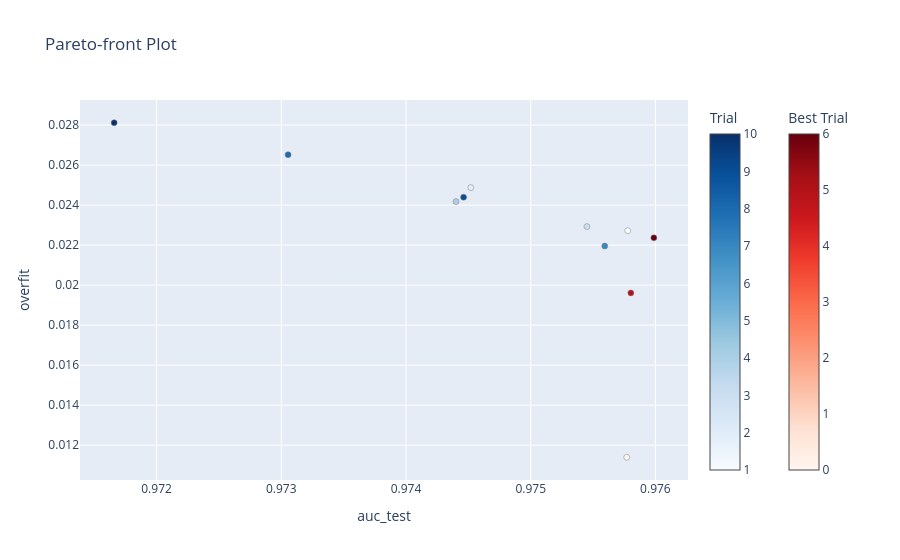
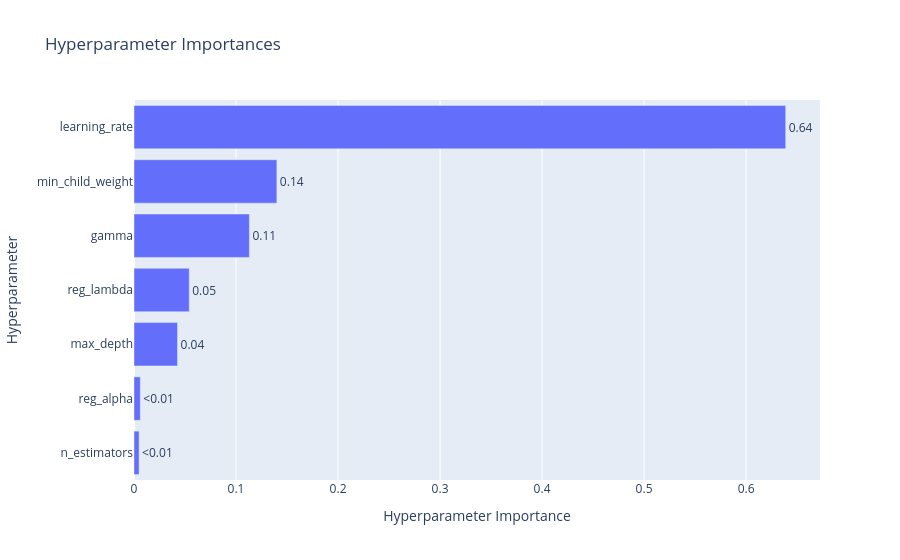
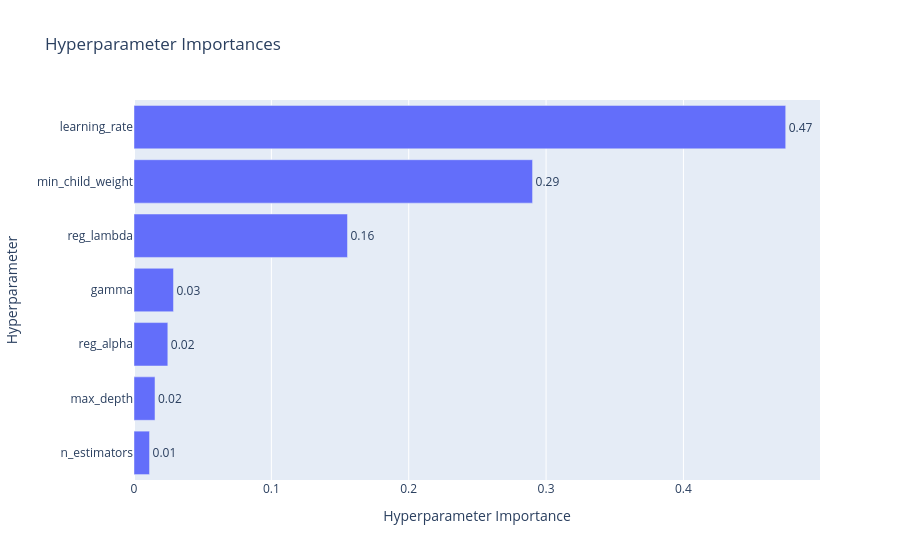

Here is the notebook cell these charts were saved with, in order:
### Code cell
optuna.visualization.plot_pareto_front(xgb_study, target_names=['auc_test', 'overfit']).show()
optuna.visualization.plot_param_importances(xgb_study, target=lambda t: t.values[0], target_name="auc_test").show()
optuna.visualization.plot_param_importances(xgb_study, target=lambda t: t.values[1], target_name="overfit").show()


print("总试验次数：", len(xgb_study.trials))

print("帕累托最优解集(Pareto front):")
trials = sorted(xgb_study.best_trials, key=lambda t: t.values) # 对字典best_trials按values从小到达排序
for trial in trials:
    print("     Trial:", trial.number)
    print(f"    Values: auc_test={trial.values[0]}, overfit={ trial.values[1]}")
    print("    Params: ", trial.params, '\n')


#optuna.visualization.plot_optimization_history(xgb_study).show()
#optuna.visualization.plot_param_importances(xgb_study).show()
#optuna.visualization.plot_slice(xgb_study).show()
#optuna.visualization.plot_parallel_coordinate(xgb_study).show()
# Get the best hyperparameters for each model
#best_xgb_params = xgb_study.best_params
#print(best_xgb_params)

### Figure 1 — Plotly figure (JSON) as saved in the notebook; plotly's stock layout.template omitted (floating-point values rounded to 4 significant figures)
{"data": [{"hovertemplate": "%{text}<extra>Trial</extra>", "marker": {"color": [1, 2, 3, 4, 7, 8, 9, 10], "colorbar": {"title": {"text": "Trial"}}, "colorscale": [[0, "rgb(247,251,255)"], [0.125, "rgb(222,235,247)"], [0.25, "rgb(198,219,239)"], [0.375, "rgb(158,202,225)"], [0.5, "rgb(107,174,214)"], [0.625, "rgb(66,146,198)"], [0.75, "rgb(33,113,181)"], [0.875, "rgb(8,81,156)"], [1, "rgb(8,48,107)"]], "line": {"color": "Grey", "width": 0.5}}, "mode": "markers", "showlegend": false, "text": ["{<br>  \"number\": 1,<br>  \"values\": [<br>    0.9757780906501765,<br>    0.02272023443079496<br>  ],<br>  \"params\": {<br>    \"learning_rate\": 0.1479705148409399,<br>    \"n_estimators\": 1000,<br>    \"max_depth\": 4,<br>    \"min_child_weight\": 95,<br>    \"gamma\": 0.22205056318365496,<br>    \"reg_alpha\": 4.515182336489202,<br>    \"reg_lambda\": 3.786928557645651<br>  }<br>}", "{<br>  \"number\": 2,<br>  \"values\": [<br>    0.9745197935246661,<br>    0.024875009797141856<br>  ],<br>  \"params\": {<br>    \"learning_rate\": 0.41390329949313104,<br>    \"n_estimators\": 300,<br>    \"max_depth\": 6,<br>    \"min_child_weight\": 93,<br>    \"gamma\": 0.42472303347698553,<br>    \"reg_alpha\": 4.418900302081373,<br>    \"reg_lambda\": 7.644858146984573<br>  }<br>}", "{<br>  \"number\": 3,<br>  \"values\": [<br>    0.9754512330597745,<br>    0.022926411553589654<br>  ],<br>  \"params\": {<br>    \"learning_rate\": 0.348998003056092,<br>    \"n_estimators\": 800,<br>    \"max_depth\": 3,<br>    \"min_child_weight\": 54,<br>    \"gamma\": 0.05305540657413481,<br>    \"reg_alpha\": 2.2677343267250003,<br>    \"reg_lambda\": 0.22631621761447096<br>  }<br>}", "{<br>  \"number\": 4,<br>  \"values\": [<br>    0.9744010932129695,<br>    0.02417435754003283<br>  ],<br>  \"params\": {<br>    \"learning_rate\": 0.415742979116516,<br>    \"n_estimators\": 150,<br>    \"max_depth\": 6,<br>    \"min_child_weight\": 95,<br>    \"gamma\": 0.35757987380096073,<br>    \"reg_alpha\": 1.158870179575679,<br>    \"reg_lambda\": 5.895596897144778<br>  }<br>}", "{<br>  \"number\": 7,<br>  \"values\": [<br>    0.9755939688221632,<br>    0.02195154925394527<br>  ],<br>  \"params\": {<br>    \"learning_rate\": 0.2554948959632803,<br>    \"n_estimators\": 350,<br>    \"max_depth\": 4,<br>    \"min_child_weight\": 87,<br>    \"gamma\": 0.06662490934128854,<br>    \"reg_alpha\": 0.06113241545077523,<br>    \"reg_lambda\": 1.297913256056839<br>  }<br>}", "{<br>  \"number\": 8,<br>  \"values\": [<br>    0.973054488364163,<br>    0.026519249570952752<br>  ],<br>  \"params\": {<br>    \"learning_rate\": 0.49734100255357205,<br>    \"n_estimators\": 300,<br>    \"max_depth\": 6,<br>    \"min_child_weight\": 85,<br>    \"gamma\": 0.029802327837653998,<br>    \"reg_alpha\": 3.387609233097958,<br>    \"reg_lambda\": 6.634608377028078<br>  }<br>}", "{<br>  \"number\": 9,<br>  \"values\": [<br>    0.9744620107981876,<br>    0.02439578283501309<br>  ],<br>  \"params\": {<br>    \"learning_rate\": 0.4579243944497848,<br>    \"n_estimators\": 1000,<br>    \"max_depth\": 3,<br>    \"min_child_weight\": 96,<br>    \"gamma\": 0.27352761896749184,<br>    \"reg_alpha\": 4.744949208100104,<br>    \"reg_lambda\": 2.134899938335866<br>  }<br>}", "{<br>  \"number\": 10,<br>  \"values\": [<br>    0.9716600043250008,<br>    0.028116053459364188<br>  ],<br>  \"params\": {<br>    \"learning_rate\": 0.45639696361038773,<br>    \"n_estimators\": 950,<br>    \"max_depth\": 5,<br>    \"min_child_weight\": 100,<br>    \"gamma\": 0.11068926437597258,<br>    \"reg_alpha\": 2.0186033288657628,<br>    \"reg_lambda\": 0.9022200642195829<br>  }<br>}"], "type": "scatter", "x": [0.9758, 0.9745, 0.9755, 0.9744, 0.9756, 0.9731, 0.9745, 0.9717], "y": [0.02272, 0.02488, 0.02293, 0.02417, 0.02195, 0.02652, 0.0244, 0.02812]}, {"hovertemplate": "%{text}<extra>Best Trial</extra>", "marker": {"color": [0, 5, 6], "colorbar": {"title": {"text": "Best Trial"}, "x": 1.1, "xpad": 40}, "colorscale": [[0, "rgb(255,245,240)"], [0.125, "rgb(254,224,210)"], [0.25, "rgb(252,187,161)"], [0.375, "rgb(252,146,114)"], [0.5, "rgb(251,106,74)"], [0.625, "rgb(239,59,44)"], [0.75, "rgb(203,24,29)"], [0.875, "rgb(165,15,21)"], [1, "rgb(103,0,13)"]], "line": {"color": "Grey", "width": 0.5}}, "mode": "markers", "showlegend": false, "text": ["{<br>  \"number\": 0,<br>  \"values\": [<br>    0.9757704733319734,<br>    0.01139877596765504<br>  ],<br>  \"params\": {<br>    \"learning_rate\": 0.010658568719912984,<br>    \"n_estimators\": 750,<br>    \"max_depth\": 4,<br>    \"min_child_weight\": 6,<br>    \"gamma\": 0.10209940791007484,<br>    \"reg_alpha\": 2.3683067610220814,<br>    \"reg_lambda\": 0.12829723856149425<br>  }<br>}", "{<br>  \"number\": 5,<br>  \"values\": [<br>    0.975803280968105,<br>    0.019613498086440084<br>  ],<br>  \"params\": {<br>    \"learning_rate\": 0.2006895486451719,<br>    \"n_estimators\": 400,<br>    \"max_depth\": 3,<br>    \"min_child_weight\": 71,<br>    \"gamma\": 0.19293091410256788,<br>    \"reg_alpha\": 4.971395910901419,<br>    \"reg_lambda\": 2.0017636164426555<br>  }<br>}", "{<br>  \"number\": 6,<br>  \"values\": [<br>    0.9759875980857526,<br>    0.022363990417895385<br>  ],<br>  \"params\": {<br>    \"learning_rate\": 0.31347839741943645,<br>    \"n_estimators\": 200,<br>    \"max_depth\": 5,<br>    \"min_child_weight\": 46,<br>    \"gamma\": 0.15487409096225357,<br>    \"reg_alpha\": 4.930240652706293,<br>    \"reg_lambda\": 5.613184437672919<br>  }<br>}"], "type": "scatter", "x": [0.9758, 0.9758, 0.976], "y": [0.0114, 0.01961, 0.02236]}], "layout": {"title": {"text": "Pareto-front Plot"}, "xaxis": {"title": {"text": "auc_test"}}, "yaxis": {"title": {"text": "overfit"}}}}

### Figure 2 — Plotly figure (JSON) as saved in the notebook; plotly's stock layout.template omitted (floating-point values rounded to 4 significant figures)
{"data": [{"cliponaxis": false, "hovertemplate": ["n_estimators (IntDistribution): 0.004986593633447626<extra></extra>", "reg_alpha (FloatDistribution): 0.006174101909543104<extra></extra>", "max_depth (IntDistribution): 0.04267044338216875<extra></extra>", "reg_lambda (FloatDistribution): 0.054154899075005494<extra></extra>", "gamma (FloatDistribution): 0.11312447878815629<extra></extra>", "min_child_weight (IntDistribution): 0.14005256078512524<extra></extra>", "learning_rate (FloatDistribution): 0.6388369224265534<extra></extra>"], "name": "auc_test", "orientation": "h", "text": ["<0.01", "<0.01", "0.04", "0.05", "0.11", "0.14", "0.64"], "textposition": "outside", "type": "bar", "x": [0.004987, 0.006174, 0.04267, 0.05415, 0.1131, 0.1401, 0.6388], "y": ["n_estimators", "reg_alpha", "max_depth", "reg_lambda", "gamma", "min_child_weight", "learning_rate"]}], "layout": {"title": {"text": "Hyperparameter Importances"}, "xaxis": {"title": {"text": "Hyperparameter Importance"}}, "yaxis": {"title": {"text": "Hyperparameter"}}}}

### Figure 3 — Plotly figure (JSON) as saved in the notebook; plotly's stock layout.template omitted (floating-point values rounded to 4 significant figures)
{"data": [{"cliponaxis": false, "hovertemplate": ["n_estimators (IntDistribution): 0.011304765586082741<extra></extra>", "max_depth (IntDistribution): 0.01527859814857384<extra></extra>", "reg_alpha (FloatDistribution): 0.024620632955520114<extra></extra>", "gamma (FloatDistribution): 0.02874179177582082<extra></extra>", "reg_lambda (FloatDistribution): 0.15543173064548801<extra></extra>", "min_child_weight (IntDistribution): 0.2901655202184236<extra></extra>", "learning_rate (FloatDistribution): 0.47445696067009085<extra></extra>"], "name": "overfit", "orientation": "h", "text": ["0.01", "0.02", "0.02", "0.03", "0.16", "0.29", "0.47"], "textposition": "outside", "type": "bar", "x": [0.0113, 0.01528, 0.02462, 0.02874, 0.1554, 0.2902, 0.4745], "y": ["n_estimators", "max_depth", "reg_alpha", "gamma", "reg_lambda", "min_child_weight", "learning_rate"]}], "layout": {"title": {"text": "Hyperparameter Importances"}, "xaxis": {"title": {"text": "Hyperparameter Importance"}}, "yaxis": {"title": {"text": "Hyperparameter"}}}}
